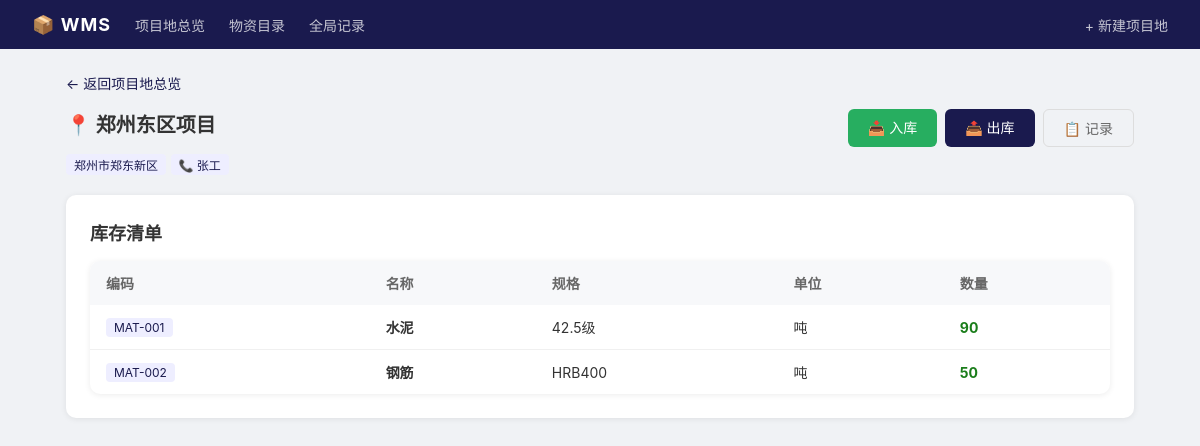
The app's page /site/1 with its own data.
### tables this page shows
CREATE TABLE sites (
            id INTEGER PRIMARY KEY AUTOINCREMENT,
            name TEXT UNIQUE NOT NULL,
            location TEXT DEFAULT '',
            contact TEXT DEFAULT '',
            created TEXT NOT NULL
        );

CREATE TABLE inventory (
            id INTEGER PRIMARY KEY AUTOINCREMENT,
            site_id INTEGER NOT NULL,
            material_id INTEGER NOT NULL,
            quantity INTEGER DEFAULT 0,
            UNIQUE(site_id, material_id),
            FOREIGN KEY (site_id) REFERENCES sites(id) ON DELETE CASCADE,
            FOREIGN KEY (material_id) REFERENCES materials(id) ON DELETE CASCADE
        );

CREATE TABLE materials (
            id INTEGER PRIMARY KEY AUTOINCREMENT,
            code TEXT UNIQUE NOT NULL,
            name TEXT NOT NULL,
            spec TEXT DEFAULT '',
            unit TEXT DEFAULT '个'
        );

### app.py (the view)
@app.route("/site/<int:id>")
def site_detail(id):
    conn = get_db()
    site = conn.execute("SELECT * FROM sites WHERE id=?", (id,)).fetchone()
    if not site:
        flash("项目地不存在", "error")
        conn.close()
        return redirect(url_for("index"))
    inventory = conn.execute("""
        SELECT i.*, m.code, m.name, m.spec, m.unit
        FROM inventory i
        JOIN materials m ON m.id = i.material_id
        WHERE i.site_id = ? AND i.quantity > 0
        ORDER BY m.code
    """, (id,)).fetchall()
    conn.close()
    return render_template("site_detail.html", site=site, inventory=inventory)

### app.py (called while the page is built)
def get_db():
    conn = sqlite3.connect(DB_PATH)
    conn.row_factory = sqlite3.Row
    conn.execute("PRAGMA foreign_keys = ON")
    return conn

### templates/site_detail.html (shortened to what this page needs)
{% extends "base.html" %}
{% block content %}
<a href="{{ url_for('index') }}" class="back-link">← 返回项目地总览</a>
<div style="display:flex;justify-content:space-between;align-items:start;margin-bottom:20px">
    <div>
        <div class="page-title">📍 {{ site.name }}</div>
        {% if site.location %}<span class="tag">{{ site.location }}</span>{% endif %}
        {% if site.contact %}<span class="tag">📞 {{ site.contact }}</span>{% endif %}
    </div>
    <div style="display:flex;gap:8px">
        <a href="{{ url_for('inbound', site_id=site.id) }}" class="btn btn-green">📥 入库</a>
        <a href="{{ url_for('outbound', site_id=site.id) }}" class="btn btn-primary">📤 出库</a>
        <a href="{{ url_for('site_records', site_id=site.id) }}" class="btn btn-outline">📋 记录</a>
    </div>
</div>
<div class="card">
    <h2>库存清单</h2>
    {% if inventory %}
    <table>
        <tr>
            <th>编码</th><th>名称</th><th>规格</th><th>单位</th><th>数量</th>
        </tr>
        {% for i in inventory %}
        <tr>
            <td><span class="tag">{{ i.code }}</span></td>
            <td><strong>{{ i.name }}</strong></td>
            <td>{{ i.spec or '-' }}</td>
            <td>{{ i.unit }}</td>
            <td style="font-weight:700;color:{% if i.quantity < 10 %}#e74c3c{% else %}#1a7d1a{% endif %}">
                {{ i.quantity }}
            </td>
        </tr>
        {% endfor %}
    </table>
    {% else %}
    <div class="empty">
        <p style="font-size:36px;margin-bottom:12px">📦</p>
        <p>暂无库存物资</p>
        <p style="margin-top:8px"><a href="{{ url_for('inbound', site_id=site.id) }}" class="btn btn-green">去入库</a></p>
    </div>
    {% endif %}
</div>
{% endblock %}

### templates/base.html (style rules this page uses)
* { margin: 0; padding: 0; box-sizing: border-box; }
body { font-family: -apple-system, 'Microsoft YaHei', sans-serif; background: #f0f2f5; color: #333; }
table { width: 100%; border-collapse: collapse; background: #fff; border-radius: 10px; overflow: hidden; box-shadow: 0 1px 6px rgba(0,0,0,.08); }
th, td { padding: 12px 16px; text-align: left; font-size: 14px; }
th { background: #f7f8fa; color: #666; font-weight: 600; }
tr:not(:last-child) td { border-bottom: 1px solid #f0f0f0; }
.btn { display: inline-block; padding: 8px 20px; border-radius: 6px; font-size: 14px; text-decoration: none; cursor: pointer; border: none; }
.btn-primary { background: #1a1a4e; color: #fff; }
.btn-green { background: #27ae60; color: #fff; }
.btn-outline { background: transparent; color: #666; border: 1px solid #ddd; }
.card { background: #fff; border-radius: 10px; padding: 24px; box-shadow: 0 1px 6px rgba(0,0,0,.08); }
.card h2 { font-size: 18px; margin-bottom: 16px; }
.page-title { font-size: 20px; font-weight: 700; margin-bottom: 16px; }
.back-link { display: inline-block; margin-bottom: 16px; color: #1a1a4e; text-decoration: none; font-size: 14px; }
.tag { display: inline-block; background: #eef; color: #1a1a4e; padding: 2px 8px; border-radius: 4px; font-size: 12px; }

### records on screen
sites: name "郑州东区项目", location "郑州市郑东新区", contact "张工"
inventory: code "MAT-001", name "水泥", spec "42.5级", unit "吨", quantity "90"
inventory: code "MAT-002", name "钢筋", spec "HRB400", unit "吨", quantity "50"
